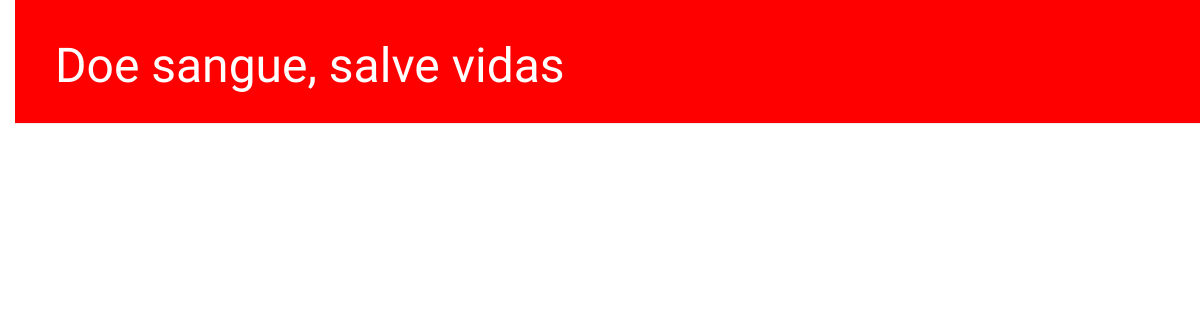
The app's page /resources/, older data.
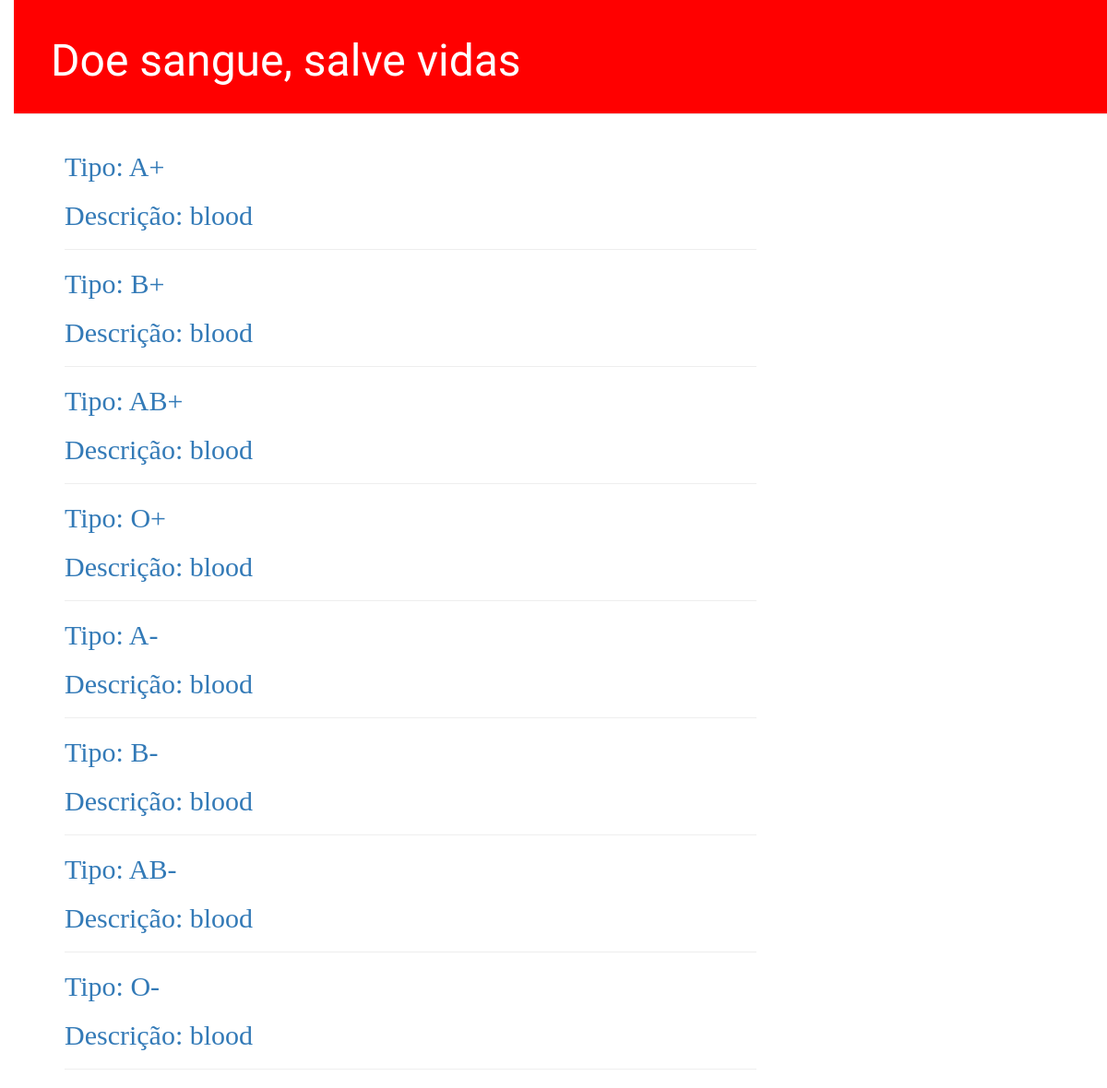
The same page, newer data.
### blood/models.py (models this page shows, shortened)
class Resource(models.Model):
    type = models.CharField(max_length=200)
    description = models.CharField(max_length=200)
    supply = models.IntegerField(default=300000)

### blood/views.py (the view)
# urls.py: path('resources/', views.resource_list, name='resource_list'),
def resource_list(request):
    resources = Resource.objects.order_by('description')
    return render(request, 'blood/resource_list.html', {'resources':resources})

### blood/templates/blood/resource_list.html
{% extends 'blood/base.html' %}
{% block content %}
    {% for resource in resources %}
        <div class="resource"><a href="{% url 'resource_detail' pk=resource.pk %}">
            <h2>Tipo: {{ resource.type }}</h2>
            <h2>Descrição: {{ resource.description }}</h2>
        </a></div>
        <hr>
    {% endfor %}
{% endblock %}

### blood/templates/blood/base.html (shortened to what this page needs)
{% load static %}
<html>
    <head>
        <link rel="stylesheet" href="//maxcdn.bootstrapcdn.com/bootstrap/3.2.0/css/bootstrap.min.css">
        <link rel="stylesheet" href="//maxcdn.bootstrapcdn.com/bootstrap/3.2.0/css/bootstrap-theme.min.css">
        <link rel="stylesheet" href="{% static 'css/blood.css' %}">
    </head>
    <body>
        <div class="page-header">
            <h1><a href="/">Doe sangue, salve vidas</a></h1>
        </div>
        <div class="content container">
            <div class="row">
                <div class="col-md-8">
                    {% block content %}
                    {% endblock %}
                </div>
            </div>
        </div>
    </body>
</html>

### blood/static/css/blood.css (style rules this page uses)
h1 a, h2 a { color: #ff0000; font-family: 'Volkorn'; }
body { padding-left: 15px; }
.page-header { background-color: #ff0000; margin-top: 0; padding: 20px 20px 20px 40px; }
.page-header h1, .page-header h1 a, .page-header h1 a:visited, .page-header h1 a:active { color: #ffffff; font-size: 36pt; text-decoration: none; }
.content { margin-left: 40px; }
h1, h2, h3, h4 { font-family: 'Lobster', cursive; }

Row changes from the older to the newer data that the page shows:
added Resource: type "A+", description "blood"
added Resource: type "B+", description "blood"
added Resource: type "AB+", description "blood"
added Resource: type "O+", description "blood"
added Resource: type "A-", description "blood"
added Resource: type "B-", description "blood"
added Resource: type "AB-", description "blood"
added Resource: type "O-", description "blood"
